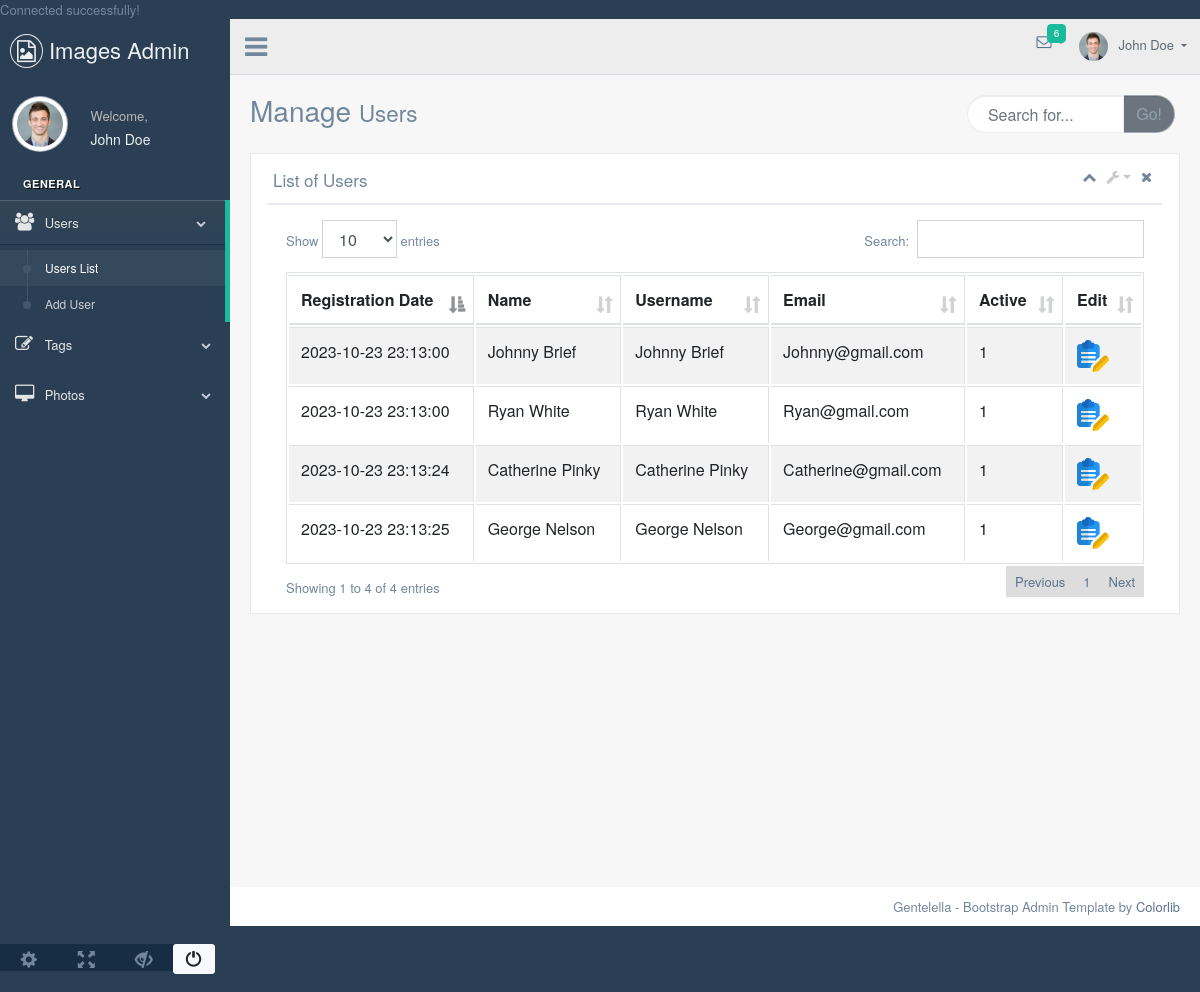
Screenshot of /admin/users.php (signed in) with the database file from the repository.
### tables this page shows
CREATE TABLE `users` (
  `fullname` varchar(150) NOT NULL,
  `username` varchar(150) NOT NULL,
  `email` varchar(150) NOT NULL,
  `active` tinyint(1) NOT NULL DEFAULT 0,
  `password` varchar(150) NOT NULL,
  `registration date` timestamp NOT NULL DEFAULT current_timestamp() ON UPDATE current_timestamp(),
  `image` varchar(150) NOT NULL,
  `role` varchar(150) NOT NULL
);

### displayFunction.php (called while the page is built, shortened)
    <?php
function retrieveUsers($conn){
    $data= $conn->query("SELECT * FROM `users`")->fetchAll();
    return $data;
}
?>

### admin/users.php (the view, shortened to what this page needs)
<?php
include './dbConnection.php';
include '../displayFunction.php';
$data = retrieveUsers($conn);
?>
<!DOCTYPE html>
<html lang="en">
  <head>
    <link href="vendors/bootstrap/dist/css/bootstrap.min.css" rel="stylesheet">
    <link href="vendors/font-awesome/css/font-awesome.min.css" rel="stylesheet">
    <link href="vendors/nprogress/nprogress.css" rel="stylesheet">
    <link href="vendors/iCheck/skins/flat/green.css" rel="stylesheet">
    <link href="vendors/datatables.net-bs/css/dataTables.bootstrap.min.css" rel="stylesheet">
    <link href="vendors/datatables.net-buttons-bs/css/buttons.bootstrap.min.css" rel="stylesheet">
    <link href="vendors/datatables.net-fixedheader-bs/css/fixedHeader.bootstrap.min.css" rel="stylesheet">
    <link href="vendors/datatables.net-responsive-bs/css/responsive.bootstrap.min.css" rel="stylesheet">
    <link href="vendors/datatables.net-scroller-bs/css/scroller.bootstrap.min.css" rel="stylesheet">
    <link href="build/css/custom.min.css" rel="stylesheet">
  </head>
  <body class="nav-md">
    <div class="container body">
      <div class="main_container">
        <div class="col-md-3 left_col">
          <div class="left_col scroll-view">
            <div class="navbar nav_title" style="border: 0;">
              <a href="../index.php" class="site_title"><i class="fa fa-file-image-o"></i></i> <span>Images Admin</span></a>
            </div>
            <div class="profile clearfix">
              <div class="profile_pic">
                <img src="images/img.jpg" alt="..." class="img-circle profile_img">
              </div>
              <div class="profile_info">
                <span>Welcome,</span>
                <h2>John Doe</h2>
              </div>
            </div>
            <br />
					<div id="sidebar-menu" class="main_menu_side hidden-print main_menu">
						<div class="menu_section">
							<h3>General</h3>
							<ul class="nav side-menu">
								<li><a><i class="fa fa-users"></i> Users <span class="fa fa-chevron-down"></span></a>
									<ul class="nav child_menu">
										<li><a href="users.php">Users List</a></li>
										<li><a href="addUser.php">Add User</a></li>
									</ul>
								</li>
								<li><a><i class="fa fa-edit"></i> Tags <span class="fa fa-chevron-down"></span></a>
								</li>
								<li><a><i class="fa fa-desktop"></i> Photos <span class="fa fa-chevron-down"></span></a>
								</li>
							</ul>
						</div>
					</div>
            <div class="sidebar-footer hidden-small">
              <a data-toggle="tooltip" data-placement="top" title="Settings">
                <span class="glyphicon glyphicon-cog" aria-hidden="true"></span>
              </a>
              <a data-toggle="tooltip" data-placement="top" title="FullScreen">
                <span class="glyphicon glyphicon-fullscreen" aria-hidden="true"></span>
              </a>
              <a data-toggle="tooltip" data-placement="top" title="Lock">
                <span class="glyphicon glyphicon-eye-close" aria-hidden="true"></span>
              </a>
              <form action="" method="post">
										<button name="logout" value="logout" title="logout" class="btn btn-light" data-toggle="tooltip" data-placement="top"> <span class="glyphicon glyphicon-off" aria-hidden="true"></span></button>
							</form>
            </div>
          </div>
        </div>
        <div class="top_nav">
            <div class="nav_menu">
                <div class="nav toggle">
                  <a id="menu_toggle"><i class="fa fa-bars"></i></a>
                </div>
                <nav class="nav navbar-nav">
                <ul class=" navbar-right">
                  <li class="nav-item dropdown open" style="padding-left: 15px;">
                    <a href="javascript:;" class="user-profile dropdown-toggle" aria-haspopup="true" id="navbarDropdown" data-toggle="dropdown" aria-expanded="false">
                      <img src="images/img.jpg" alt="">John Doe
                    </a>
                  </li>
                  <li role="presentation" class="nav-item dropdown open">
                    <a href="javascript:;" class="dropdown-toggle info-number" id="navbarDropdown1" data-toggle="dropdown" aria-expanded="false">
                      <i class="fa fa-envelope-o"></i>
                      <span class="badge bg-green">6</span>
                    </a>
                  </li>
                </ul>
              </nav>
            </div>
          </div>
        <div class="right_col" role="main">
          <div class="">
            <div class="page-title">
              <div class="title_left">
                <h3>Manage <small>Users</small></h3>
              </div>
              <div class="title_right">
                <div class="col-md-5 col-sm-5 col-xs-12 form-group pull-right top_search">
                  <div class="input-group">
                    <input type="text" class="form-control" placeholder="Search for...">
                    <span class="input-group-btn">
                      <button class="btn btn-secondary" type="button">Go!</button>
                    </span>
                  </div>
                </div>
              </div>
            </div>
            <div class="clearfix"></div>
            <div class="row">
              <div class="col-md-12 col-sm-12 ">
                <div class="x_panel">
                  <div class="x_title">
                    <h2>List of Users</h2>
                    <ul class="nav navbar-right panel_toolbox">
                      <li><a class="collapse-link"><i class="fa fa-chevron-up"></i></a>
                      </li>
                      <li class="dropdown">
                        <a href="#" class="dropdown-toggle" data-toggle="dropdown" role="button" aria-expanded="false"><i class="fa fa-wrench"></i></a>
                      </li>
                      <li><a class="close-link"><i class="fa fa-close"></i></a>
                      </li>
                    </ul>
                    <div class="clearfix"></div>
                  </div>
                  <div class="x_content">
                      <div class="row">
                          <div class="col-sm-12">
                            <div class="card-box table-responsive">
                    <table id="datatable" class="table table-striped table-bordered" style="width:100%">
                      <thead>
                        <tr>
                          <th>Registration Date</th>
                          <th>Name</th>
                          <th>Username</th>
                          <th>Email</th>
                          <th>Active</th>
                          <th>Edit</th>
                        </tr>
                      </thead>
                      <tbody>
                        <?php
                          foreach($data as $row){?>
                            <tr>
                              <td><?php echo $row['registration date'];?></td>
                              <td><?php echo $row['fullname'];?></td>
                              <td><?php echo $row['username'];?></td>
                              <td><?php echo $row['email'];?></td>
                              <td><?php echo $row['active'];?></td>
                              <td><a href="edituser.php?email=<?php echo $row['email'];?>"><img src="./images/edit.png" alt="Edit"></a></td>
                            </tr> <?php }?>
                      </tbody>
                    </table>
                  </div>
                  </div>
              </div>
            </div>
                </div>
              </div>
            </div>
          </div>
        </div>
        <footer>
          <div class="pull-right">
            Gentelella - Bootstrap Admin Template by <a href="https://colorlib.com">Colorlib</a>
          </div>
          <div class="clearfix"></div>
        </footer>
      </div>
    </div>
  </body>
</html>

### rows the page displays
users: registration date "2023-10-23 23:13:24", fullname "Catherine Pinky", username "Catherine Pinky", email "Catherine@gmail.com", active "1"
users: registration date "2023-10-23 23:13:25", fullname "George Nelson", username "George Nelson", email "George@gmail.com", active "1"
users: registration date "2023-10-23 23:13:00", fullname "Johnny Brief", username "Johnny Brief", email "Johnny@gmail.com", active "1"
users: registration date "2023-10-23 23:13:00", fullname "Ryan White", username "Ryan White", email "Ryan@gmail.com", active "1"
